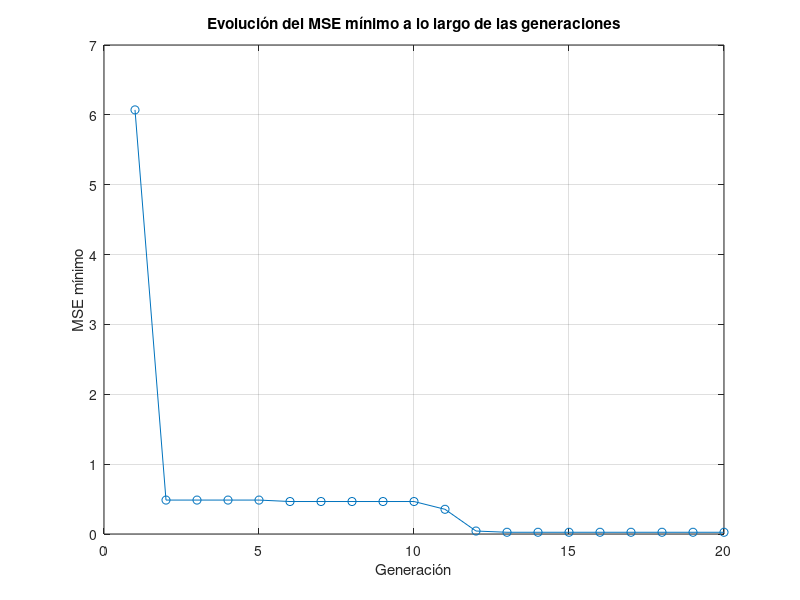

MATLAB code for this plot:
%% Limpieza
clear;
clc;
close all;

%% Hiperparámetros
a = 2.2; b = -3.1; c = -4.2;
x = 0:0.1:10;
y = a *x.^2 + b*x + c;

P = 100; % Tamaño de la población
N = 3; % Número de variables (pendiente y ordenada al origen)
ul = [5, -0.1, -0.1]; % Límite superior de búsqueda
ll = [0.1, -5, -5]; % Límite inferior de búsqueda
num_generaciones = 20; % Número de generaciones
prob_mutacion = 0.1; % Probabilidad de mutación
t_mutacion = 0.05;
n_seleccionados = round(0.7 * P); % 70% de la población seleccionada
t_natalidad = 0.5;

%% Función para crear población
function pob = crear_poblacion(P, N, ul, ll)
    pob = ll + rand(P, N) .* (ul - ll);
end

%% Función para calcular el MSE
function mse = MSE(individuo, x, y)
    a = individuo(1);
    b = individuo(2);
    c = individuo(3);
    y_estimada = a*x.^2 + b*x + c;
    mse = mean((y - y_estimada).^2);
end

%% Inicializar la población y almacenar el MSE promedio de cada generación
% Crear la población inicial
poblacion = crear_poblacion(P, N, ul, ll);
mse_historial_min = zeros(num_generaciones, 1);

for gen = 1:num_generaciones
    % Evaluar el MSE para cada individuo en la población
    mse_vals = zeros(P, 1);
    for i = 1:P
        individuo = poblacion(i, :);
        mse_vals(i) = MSE(individuo, x, y); 
    end
            
    % Calcular el fitness (recíproco del MSE para minimización)
    fitness = 1 ./ (mse_vals + eps); % Agregar eps para evitar división por cero

    % Escalado del fitness para evitar grandes variaciones
    fitness = fitness / max(fitness); % Normalizar los valores de fitness
    % fitness = 1 - (mse_vals / (max(mse_vals) + eps)); % Normalizar en un rango más controlado
           
    % Selección por ruleta
    total_fitness = sum(fitness);
    prob_acumulada = cumsum(fitness / total_fitness);
        
    % Seleccionar los padres probabilísticamente
    seleccionados = zeros(n_seleccionados, N);
    for i = 1:n_seleccionados
        r = rand;
        idx = find(prob_acumulada >= r, 1, 'first');
        seleccionados(i, :) = poblacion(idx, :);
    end
        
    % Crear la nueva población con los hijos de los padres seleccionados
    nueva_poblacion = zeros(P, N);
    for i = 1:n_seleccionados
        % Selección de padres aleatoria dentro de los seleccionados
        idx1 = randi(n_seleccionados);
        idx2 = randi(n_seleccionados);
        padre1 = seleccionados(idx1, :);
        padre2 = seleccionados(idx2, :);
        
        % Cruce uniforme
        mask = rand(1, N) > t_natalidad;
        hijo = padre1;
        hijo(mask) = padre2(mask);
    
        % Mutación
        if rand < prob_mutacion
            mutacion = (rand(1, N) - 0.5) * 2 * t_mutacion .* (ul - ll); % Ajuste de magnitud de mutación
            % mutacion = (rand(1, N) - 0.5) * 2 * (ul - ll);
            % mutacion = (rand(1, N) - 0.5) * t_mutacion * (ul - ll); % Ajuste de magnitud de mutación
            hijo = hijo + mutacion;
        end
    
        % Asegurarse de que el hijo esté dentro de los límites
        hijo = max(min(hijo, ul), ll);
        % hijo = max(hijo, [1e-6, 1e-6, 1e-6, 1e-6, 1e-6]); % Evitar valores extremadamente pequeños
    
        % Añadir el hijo a la nueva población
        nueva_poblacion(i, :) = hijo;
    end
        
    % Reemplazar el 70% inferior con los hijos
    [~, indices_ordenados] = sort(mse_vals);
    nueva_poblacion(n_seleccionados+1:end, :) = poblacion(indices_ordenados(1:P-n_seleccionados), :);
    
    % Reemplazo de la población
    poblacion = nueva_poblacion;
    
    % Guardar el MSE mínimo de la generación
    mse_historial_min(gen) = min(mse_vals);

    % Mostrar progreso
    fprintf('Generación %d, Mejor MSE: %.6f\n', gen, min(mse_vals));
end


disp('Población final después de 20 generaciones:');
disp(poblacion);
disp('Historial del MSE mínimo:');
disp(mse_historial_min);

% Gráfica del MSE mínimo a lo largo de las generaciones
figure;
plot(1:num_generaciones, mse_historial_min, '-o');
xlabel('Generación');
ylabel('MSE mínimo');
title('Evolución del MSE mínimo a lo largo de las generaciones');
grid on;